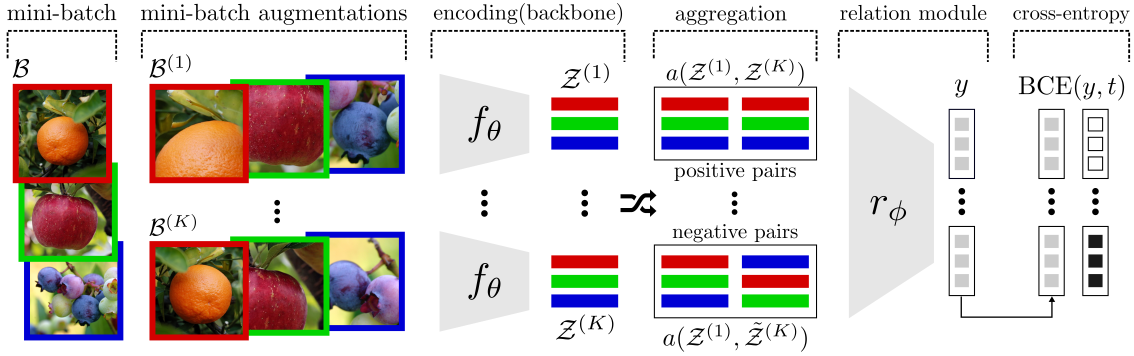
#> input picture SSL2/etc/model.png, 2267 x 711 px, given as the content of the folder ./dataset/train/, which was not available (shown at 1/2 size)
$ python augment_img.py   (older library calls are emulated)
#> lines starting #> are read from the running program, lines starting #| are printed output that depends on the picture; pictures that were not available may be replaced by others from this repository, and a replacement may not be noted
### ImgAug/ImageAugPart1.py
#Name: Aisangam
#Url: http://www.aisangam.com/
#Blog:http://www.aisangam.com/blog/
#Company: Aisangam
#YouTube Channel Link: https://www.youtube.com/channel/UC9x_PL-LPk3Wp5V85F4GLHQ
#Discription: https://youtu.be/PePk_YkMQn0?list=PLCK5Mm9zwPkFt1iX30kD5eJ9hy-EeijQn

import cv2
from skimage.exposure import rescale_intensity
from skimage.segmentation import slic
from skimage.util import img_as_float
from skimage import io
import numpy as np

#co-relation between Opencv and Pillow Image Rectangle box
# (x1, y1) (left, top)
# (right, bottom) (x2, y2)

# (top,right,bottom,left)
# (32,64,0,0)

Folder_name="augmented_image"
Extension=".jpg"

#RESIZE
def resize_image(image,w,h):
    image=cv2.resize(image,(w,h))
    cv2.imwrite(Folder_name+"/Resize-"+str(w)+"*"+str(h)+Extension, image)

#crop
def crop_image(image,y1,y2,x1,x2):
    image=image[y1:y2,x1:x2]
    cv2.imwrite(Folder_name+"/Crop-"+str(x1)+str(x2)+"*"+str(y1)+str(y2)+Extension, image)

# [4 lines left out: function padding_image, not called in this run]

def hflip_image(image):
    image = cv2.flip(image, 1)
    return image

# [62 lines left out: functions superpixel_image, invert_image, not called in this run]

def add_light(image, gamma=2.0):
    invGamma = 1.0 / gamma
    table = np.array([((i / 255.0) ** invGamma) * 255
                      for i in np.arange(0, 256)]).astype("uint8")

    image=cv2.LUT(image, table)

    return image

# [9 lines left out: function add_light_color, not called in this run]

def saturation_image(image,saturation=50):
    image = cv2.cvtColor(image, cv2.COLOR_BGR2HSV)

    v = image[:, :, 2]
    v = np.where(v <= 255 - saturation, v + saturation, 255)
    image[:, :, 2] = v

    image = cv2.cvtColor(image, cv2.COLOR_HSV2BGR)
    return image

# [9 lines left out: function hue_image, not called in this run]


# [62 lines of commented-out code are left out]

### ImgAug/ImageAugPart4.py
#Name: Aisangam
#Url: http://www.aisangam.com/
#Blog:http://www.aisangam.com/blog/
#Company: Aisangam
#YouTube Link: https://www.youtube.com/channel/UC9x_PL-LPk3Wp5V85F4GLHQ
#Discription: https://youtu.be/AVr_DjnAlNw?list=PLCK5Mm9zwPkFt1iX30kD5eJ9hy-EeijQn

import cv2
import numpy as np

Folder_name="augmented_image_part4"
Extension=".jpg"

def scale_image(image,fx,fy):
    image = cv2.resize(image,None,fx=fx, fy=fy, interpolation = cv2.INTER_CUBIC)
    cv2.imwrite(Folder_name+"/Scale-"+str(fx)+str(fy)+Extension, image)

# [5 lines left out: function translation_image, not called in this run]

def rotate_image(image,deg=30):
    rows, cols,c = image.shape
    M = cv2.getRotationMatrix2D((cols/2,rows/2), deg, 1)
    image = cv2.warpAffine(image, M, (cols, rows))
    return image

# [25 lines left out: function transformation_image, not called in this run]

# [18 lines of commented-out code are left out]

### ImgAug/ImageAugPart2.py
#Name: Aisangam
#Url: http://www.aisangam.com/
#Blog: http://www.aisangam.com/blog/
#Company: Aisangam
#YouTube Link: https://www.youtube.com/channel/UC9x_PL-LPk3Wp5V85F4GLHQ
#Discription: https://youtu.be/TuTg1nTsibo?list=PLCK5Mm9zwPkFt1iX30kD5eJ9hy-EeijQn

import cv2
from skimage.exposure import rescale_intensity
from skimage.segmentation import slic
from skimage.util import img_as_float
from skimage import io
import numpy as np

# (x1, y1) (left, top)
# (right, bottom) (x2, y2)

# (top,right,bottom,left)
# (32,64,0,0)

Folder_name="augmented_image_part2"
Extension=".jpg"

def multiply_image(image,R,G,B):
    image=image*[R,G,B]
    cv2.imwrite(Folder_name+"/Multiply-"+str(R)+"*"+str(G)+"*"+str(B)+Extension, image)

def gausian_blur(image,blur=1):
    image = cv2.GaussianBlur(image,(5,5),blur)
    return image

def averageing_blur(image,shift):
    image=cv2.blur(image,(shift,shift))
    cv2.imwrite(Folder_name + "/AverageingBLur-" + str(shift) + Extension, image)

def median_blur(image,shift):
    image=cv2.medianBlur(image,shift)
    cv2.imwrite(Folder_name + "/MedianBLur-" + str(shift) + Extension, image)

def bileteralBlur(image,d,color,space):
    image = cv2.bilateralFilter(image, d,color,space)
    cv2.imwrite(Folder_name + "/BileteralBlur-"+str(d)+"*"+str(color)+"*"+str(space)+ Extension, image)

def erosion_image(image,shift=3):
    kernel = np.ones((shift,shift),np.uint8)
    image = cv2.erode(image,kernel,iterations = 1)
    return image

# [4 lines left out: function dilation_image, not called in this run]

def opening_image(image,shift=3):
    kernel = np.ones((shift, shift), np.uint8)
    image = cv2.morphologyEx(image, cv2.MORPH_OPEN, kernel)
    return image

def closing_image(image, shift=3):
    kernel = np.ones((shift, shift), np.uint8)
    image = cv2.morphologyEx(image, cv2.MORPH_CLOSE, kernel)
    return image

# [14 lines left out: functions morphological_gradient_image, top_hat_image, black_hat_image, not called in this run]

# [72 lines of commented-out code are left out]

### ImgAug/ImageAugPart3.py
#Name: Aisangam
#Url: http://www.aisangam.com/
#Blog: http://www.aisangam.com/blog/
#Company: Aisangam
#YouTube Link: https://www.youtube.com/channel/UC9x_PL-LPk3Wp5V85F4GLHQ
#Discription: https://youtu.be/NQUsbkZsCjc?list=PLCK5Mm9zwPkFt1iX30kD5eJ9hy-EeijQn

import cv2
from skimage.exposure import rescale_intensity
from skimage.segmentation import slic
from skimage.util import img_as_float
from skimage import io
import numpy as np
# (x1, y1) (left, top)
# (right, bottom) (x2, y2)

# (top,right,bottom,left)
# (32,64,0,0)

Folder_name="augmented_image_part3"
Extension=".jpg"

def sharpen_image(image):
    kernel = np.array([[0, -1, 0], [-1, 5, -1], [0, -1, 0]])
    image = cv2.filter2D(image, -1, kernel)
    return image

# [4 lines left out: function emboss_image, not called in this run]

def edge_image(image,ksize):
    image = cv2.Sobel(image,cv2.CV_16U,1,0,ksize=ksize)
    cv2.imwrite(Folder_name + "/Edge-"+str(ksize) + Extension, image)

# [44 lines left out: functions addeptive_gaussian_noise, salt_image, paper_image, salt_and_paper_image, contrast_image, not called in this run]

def edge_detect_canny_image(image,th1,th2):
    image = cv2.Canny(image,th1,th2)
    cv2.imwrite(Folder_name + "/Edge Canny-" + str(th1) + "*" + str(th2) + Extension, image)

def grayscale_image(image):
    image= cv2.cvtColor(image, cv2.COLOR_BGR2GRAY)
    cv2.imwrite(Folder_name + "/Grayscale-" + Extension, image)


# [35 lines of commented-out code are left out]

### augment_img.py

import math

import cv2
import os
from ImgAug.ImageAugPart1 import hflip_image, add_light, saturation_image
from ImgAug.ImageAugPart2 import gausian_blur, erosion_image, opening_image, closing_image
from ImgAug.ImageAugPart3 import sharpen_image, addeptive_gaussian_noise
from ImgAug.ImageAugPart4 import rotate_image


func_lst = [hflip_image, add_light, saturation_image, gausian_blur, erosion_image, \
            opening_image, closing_image, sharpen_image, rotate_image]
print("num augment types:", len(func_lst))
main_dir = "./dataset/"
all_imgs = os.listdir(main_dir + "train/")
for img_name in all_imgs:
    print(img_name)
    img = cv2.imread(main_dir + "train/" + img_name)
#> img is the input picture: shape (711, 2267, 3); mean B, G, R 202, 206.2, 212
    for i, func in enumerate(func_lst):
        aug_img = func(img)
        # if aug_img.shape[0] != 96:
        #     raise Exception("image is resized")
        cv2.imwrite(main_dir + "train_aug/" + "%s_" % chr(i+97) + img_name, aug_img)
#> this loop made 9 passes
#> pass 1, in hflip_image, `image = cv2.flip(image, 1)`:
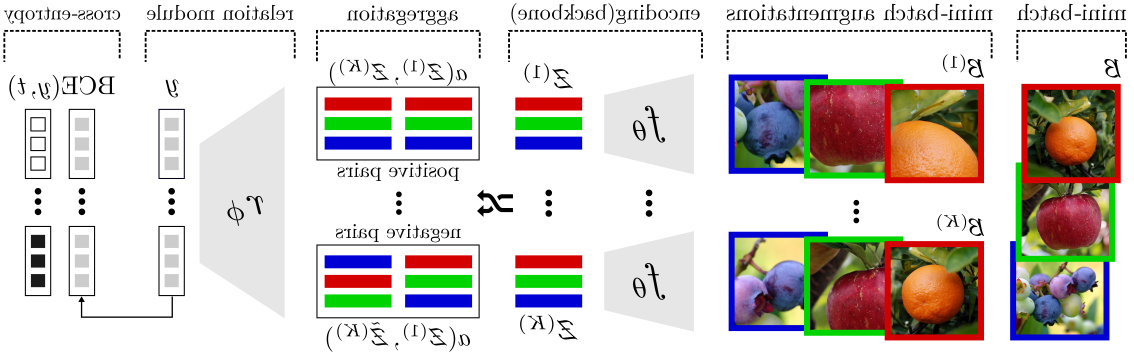
#> image: shape (711, 2267, 3) (shown at 1/2 size); mean of channels 0, 1, 2 202, 206.2, 212; drawn as B, G, R
#> pass 2, in add_light, `image=cv2.LUT(image, table)`:
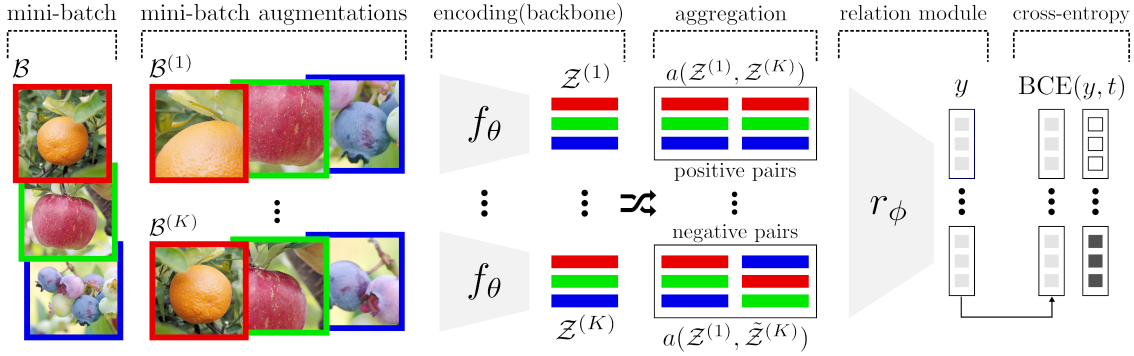
#> image: shape (711, 2267, 3) (shown at 1/2 size); mean of channels 0, 1, 2 212.4, 216.6, 221.5; drawn as B, G, R
#> pass 3, in saturation_image, `v = image[:, :, 2]`:
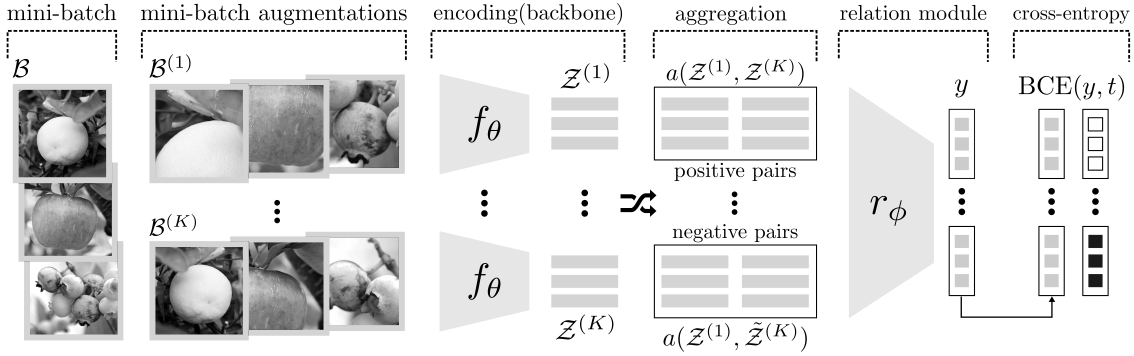
#> v: shape (711, 2267) (shown at 1/2 size); min 0, max 255, mean 224.3
    # [24 lines of commented-out code are left out]
